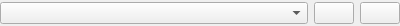
<?xml version="1.0" encoding="UTF-8"?>
<ui version="4.0">
 <class>MilestoneToolbarBase</class>
 <widget class="QWidget" name="MilestoneToolbarBase">
  <property name="geometry">
   <rect>
    <x>0</x>
    <y>0</y>
    <width>400</width>
    <height>26</height>
   </rect>
  </property>
  <property name="windowTitle">
   <string>MilestoneToolbarBase</string>
  </property>
  <layout class="QVBoxLayout" name="verticalLayout">
   <property name="leftMargin">
    <number>0</number>
   </property>
   <property name="topMargin">
    <number>0</number>
   </property>
   <property name="rightMargin">
    <number>0</number>
   </property>
   <property name="bottomMargin">
    <number>0</number>
   </property>
   <item>
    <layout class="QHBoxLayout" name="horizontalLayout">
     <property name="spacing">
      <number>6</number>
     </property>
     <property name="sizeConstraint">
      <enum>QLayout::SetDefaultConstraint</enum>
     </property>
     <item>
      <widget class="QComboBox" name="milestoneComboBox">
       <property name="sizePolicy">
        <sizepolicy hsizetype="Expanding" vsizetype="Fixed">
         <horstretch>0</horstretch>
         <verstretch>0</verstretch>
        </sizepolicy>
       </property>
       <property name="font">
        <font>
         <pointsize>8</pointsize>
         <weight>75</weight>
         <bold>true</bold>
        </font>
       </property>
       <property name="editable">
        <bool>false</bool>
       </property>
      </widget>
     </item>
     <item>
      <widget class="QPushButton" name="addMilestoneButton">
       <property name="toolTip">
        <string>Add a new Milestone …</string>
       </property>
       <property name="text">
        <string/>
       </property>
       <property name="icon">
        <iconset>
         <normaloff>../../images/new-milestone.png</normaloff>../../images/new-milestone.png</iconset>
       </property>
      </widget>
     </item>
     <item>
      <widget class="QPushButton" name="deleteMilestoneButton">
       <property name="toolTip">
        <string>Delete the current Milestone …</string>
       </property>
       <property name="text">
        <string/>
       </property>
       <property name="icon">
        <iconset>
         <normaloff>../../images/delete-milestone.png</normaloff>../../images/delete-milestone.png</iconset>
       </property>
      </widget>
     </item>
    </layout>
   </item>
  </layout>
 </widget>
 <resources/>
 <connections/>
</ui>
